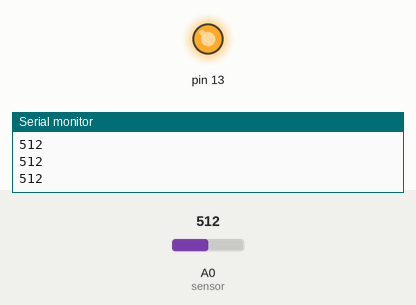
This sketch was run on a simulated Arduino Uno, built with avr-gcc and run on an emulated ATmega328P. Parts: output pins drawn as LEDs (lit = HIGH), the last lines printed to the serial monitor. Inputs (shaded band) come from the test bench; at power-on: A0 (sensor) = 512.

Above: at 1.2 s.
1.3 s: A0 (sensor) set to 783
2.8 s: A0 (sensor) set to 808
At 3.9 s:
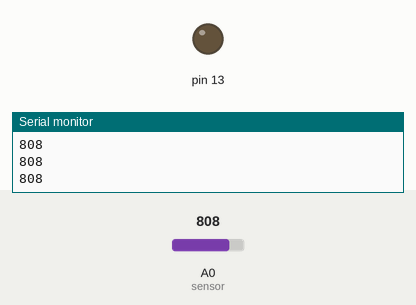
4.3 s: A0 (sensor) set to 790
At 5.0 s:
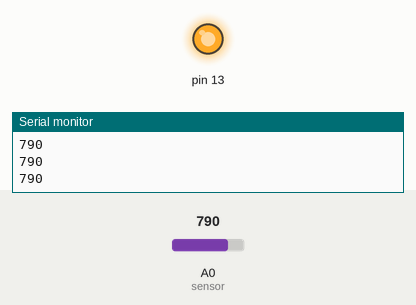
5.8 s: A0 (sensor) set to 810
At 6.2 s:
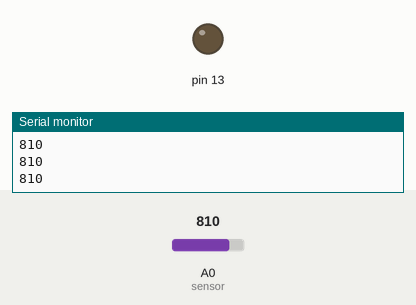
Timing chart, 0 to 8.3 s (numbered marks = the images above; inputs shaded):
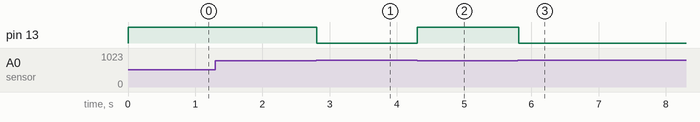

Measured:
- the behaviour switches between 800 and 801 on A0 (sensor) (found by bisection; images 0 and 1)
- after the input at 2.8 s, pin 13: HIGH → LOW at once
- after the input at 4.3 s, pin 13: LOW → HIGH at once
- after the input at 5.8 s, pin 13: HIGH → LOW at once

The sketch:

sensorLuminosidade.ino
```cpp
/**
  Sensor de luminosidade
  @author Guilherme Holi
*/

int sensor;

void setup() {
  pinMode(13, OUTPUT);
  Serial.begin(9600);
}

void loop() {
  sensor = analogRead(A0);  //leitura do sensor (0 a 1024)
  Serial.println(sensor);

  if (sensor <= 800) {
    digitalWrite(13, HIGH);
  } else {
    digitalWrite(13, LOW);
  }
}
```
